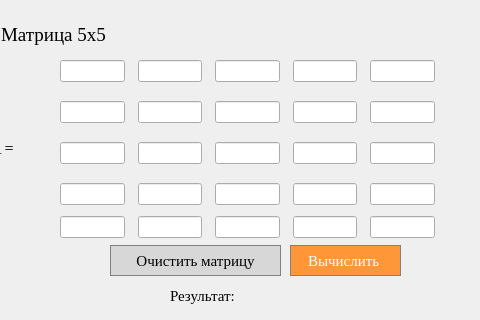
<?xml version="1.0" encoding="UTF-8"?>
<ui version="4.0">
 <class>matrix_det_5x5</class>
 <widget class="QDialog" name="matrix_det_5x5">
  <property name="geometry">
   <rect>
    <x>0</x>
    <y>0</y>
    <width>480</width>
    <height>320</height>
   </rect>
  </property>
  <property name="windowTitle">
   <string>Matrix det 5x5</string>
  </property>
  <widget class="QLabel" name="label">
   <property name="geometry">
    <rect>
     <x>1</x>
     <y>15</y>
     <width>480</width>
     <height>40</height>
    </rect>
   </property>
   <property name="sizePolicy">
    <sizepolicy hsizetype="Preferred" vsizetype="Fixed">
     <horstretch>0</horstretch>
     <verstretch>0</verstretch>
    </sizepolicy>
   </property>
   <property name="font">
    <font>
     <family>Times New Roman</family>
     <pointsize>14</pointsize>
    </font>
   </property>
   <property name="styleSheet">
    <string notr="true">QLabel {
	qproperty-alignment: 'AlignVCenter | AlignCenter';
}</string>
   </property>
   <property name="text">
    <string>Матрица 5x5</string>
   </property>
  </widget>
  <widget class="QWidget" name="layoutWidget">
   <property name="geometry">
    <rect>
     <x>60</x>
     <y>60</y>
     <width>375</width>
     <height>178</height>
    </rect>
   </property>
   <layout class="QVBoxLayout" name="verticalLayout">
    <item>
     <layout class="QHBoxLayout" name="horizontalLayout">
      <item>
       <widget class="QLineEdit" name="lineEdit_1"/>
      </item>
      <item>
       <spacer name="horizontalSpacer">
        <property name="orientation">
         <enum>Qt::Horizontal</enum>
        </property>
        <property name="sizeType">
         <enum>QSizePolicy::Preferred</enum>
        </property>
        <property name="sizeHint" stdset="0">
         <size>
          <width>50</width>
          <height>20</height>
         </size>
        </property>
       </spacer>
      </item>
      <item>
       <widget class="QLineEdit" name="lineEdit_2"/>
      </item>
      <item>
       <spacer name="horizontalSpacer_2">
        <property name="orientation">
         <enum>Qt::Horizontal</enum>
        </property>
        <property name="sizeType">
         <enum>QSizePolicy::Preferred</enum>
        </property>
        <property name="sizeHint" stdset="0">
         <size>
          <width>50</width>
          <height>18</height>
         </size>
        </property>
       </spacer>
      </item>
      <item>
       <widget class="QLineEdit" name="lineEdit_3"/>
      </item>
      <item>
       <spacer name="horizontalSpacer_3">
        <property name="orientation">
         <enum>Qt::Horizontal</enum>
        </property>
        <property name="sizeType">
         <enum>QSizePolicy::Preferred</enum>
        </property>
        <property name="sizeHint" stdset="0">
         <size>
          <width>50</width>
          <height>20</height>
         </size>
        </property>
       </spacer>
      </item>
      <item>
       <widget class="QLineEdit" name="lineEdit_4"/>
      </item>
      <item>
       <spacer name="horizontalSpacer_13">
        <property name="orientation">
         <enum>Qt::Horizontal</enum>
        </property>
        <property name="sizeType">
         <enum>QSizePolicy::Preferred</enum>
        </property>
        <property name="sizeHint" stdset="0">
         <size>
          <width>50</width>
          <height>20</height>
         </size>
        </property>
       </spacer>
      </item>
      <item>
       <widget class="QLineEdit" name="lineEdit_5"/>
      </item>
     </layout>
    </item>
    <item>
     <spacer name="verticalSpacer_6">
      <property name="orientation">
       <enum>Qt::Vertical</enum>
      </property>
      <property name="sizeHint" stdset="0">
       <size>
        <width>216</width>
        <height>13</height>
       </size>
      </property>
     </spacer>
    </item>
    <item>
     <layout class="QHBoxLayout" name="horizontalLayout_2">
      <item>
       <widget class="QLineEdit" name="lineEdit_6"/>
      </item>
      <item>
       <spacer name="horizontalSpacer_5">
        <property name="orientation">
         <enum>Qt::Horizontal</enum>
        </property>
        <property name="sizeType">
         <enum>QSizePolicy::Preferred</enum>
        </property>
        <property name="sizeHint" stdset="0">
         <size>
          <width>50</width>
          <height>20</height>
         </size>
        </property>
       </spacer>
      </item>
      <item>
       <widget class="QLineEdit" name="lineEdit_7"/>
      </item>
      <item>
       <spacer name="horizontalSpacer_6">
        <property name="orientation">
         <enum>Qt::Horizontal</enum>
        </property>
        <property name="sizeType">
         <enum>QSizePolicy::Preferred</enum>
        </property>
        <property name="sizeHint" stdset="0">
         <size>
          <width>50</width>
          <height>20</height>
         </size>
        </property>
       </spacer>
      </item>
      <item>
       <widget class="QLineEdit" name="lineEdit_8"/>
      </item>
      <item>
       <spacer name="horizontalSpacer_8">
        <property name="orientation">
         <enum>Qt::Horizontal</enum>
        </property>
        <property name="sizeType">
         <enum>QSizePolicy::Preferred</enum>
        </property>
        <property name="sizeHint" stdset="0">
         <size>
          <width>50</width>
          <height>20</height>
         </size>
        </property>
       </spacer>
      </item>
      <item>
       <widget class="QLineEdit" name="lineEdit_9"/>
      </item>
      <item>
       <spacer name="horizontalSpacer_7">
        <property name="orientation">
         <enum>Qt::Horizontal</enum>
        </property>
        <property name="sizeType">
         <enum>QSizePolicy::Preferred</enum>
        </property>
        <property name="sizeHint" stdset="0">
         <size>
          <width>50</width>
          <height>20</height>
         </size>
        </property>
       </spacer>
      </item>
      <item>
       <widget class="QLineEdit" name="lineEdit_10"/>
      </item>
     </layout>
    </item>
    <item>
     <spacer name="verticalSpacer_5">
      <property name="orientation">
       <enum>Qt::Vertical</enum>
      </property>
      <property name="sizeHint" stdset="0">
       <size>
        <width>216</width>
        <height>13</height>
       </size>
      </property>
     </spacer>
    </item>
    <item>
     <layout class="QHBoxLayout" name="horizontalLayout_3">
      <item>
       <widget class="QLineEdit" name="lineEdit_11"/>
      </item>
      <item>
       <spacer name="horizontalSpacer_9">
        <property name="orientation">
         <enum>Qt::Horizontal</enum>
        </property>
        <property name="sizeType">
         <enum>QSizePolicy::Preferred</enum>
        </property>
        <property name="sizeHint" stdset="0">
         <size>
          <width>50</width>
          <height>20</height>
         </size>
        </property>
       </spacer>
      </item>
      <item>
       <widget class="QLineEdit" name="lineEdit_12"/>
      </item>
      <item>
       <spacer name="horizontalSpacer_11">
        <property name="orientation">
         <enum>Qt::Horizontal</enum>
        </property>
        <property name="sizeType">
         <enum>QSizePolicy::Preferred</enum>
        </property>
        <property name="sizeHint" stdset="0">
         <size>
          <width>50</width>
          <height>20</height>
         </size>
        </property>
       </spacer>
      </item>
      <item>
       <widget class="QLineEdit" name="lineEdit_13"/>
      </item>
      <item>
       <spacer name="horizontalSpacer_10">
        <property name="orientation">
         <enum>Qt::Horizontal</enum>
        </property>
        <property name="sizeType">
         <enum>QSizePolicy::Preferred</enum>
        </property>
        <property name="sizeHint" stdset="0">
         <size>
          <width>50</width>
          <height>20</height>
         </size>
        </property>
       </spacer>
      </item>
      <item>
       <widget class="QLineEdit" name="lineEdit_14"/>
      </item>
      <item>
       <spacer name="horizontalSpacer_12">
        <property name="orientation">
         <enum>Qt::Horizontal</enum>
        </property>
        <property name="sizeType">
         <enum>QSizePolicy::Preferred</enum>
        </property>
        <property name="sizeHint" stdset="0">
         <size>
          <width>50</width>
          <height>20</height>
         </size>
        </property>
       </spacer>
      </item>
      <item>
       <widget class="QLineEdit" name="lineEdit_15"/>
      </item>
     </layout>
    </item>
    <item>
     <spacer name="verticalSpacer_4">
      <property name="orientation">
       <enum>Qt::Vertical</enum>
      </property>
      <property name="sizeHint" stdset="0">
       <size>
        <width>216</width>
        <height>13</height>
       </size>
      </property>
     </spacer>
    </item>
    <item>
     <layout class="QHBoxLayout" name="horizontalLayout_4">
      <item>
       <widget class="QLineEdit" name="lineEdit_16"/>
      </item>
      <item>
       <spacer name="horizontalSpacer_14">
        <property name="orientation">
         <enum>Qt::Horizontal</enum>
        </property>
        <property name="sizeType">
         <enum>QSizePolicy::Preferred</enum>
        </property>
        <property name="sizeHint" stdset="0">
         <size>
          <width>50</width>
          <height>20</height>
         </size>
        </property>
       </spacer>
      </item>
      <item>
       <widget class="QLineEdit" name="lineEdit_17"/>
      </item>
      <item>
       <spacer name="horizontalSpacer_16">
        <property name="orientation">
         <enum>Qt::Horizontal</enum>
        </property>
        <property name="sizeType">
         <enum>QSizePolicy::Preferred</enum>
        </property>
        <property name="sizeHint" stdset="0">
         <size>
          <width>50</width>
          <height>20</height>
         </size>
        </property>
       </spacer>
      </item>
      <item>
       <widget class="QLineEdit" name="lineEdit_18"/>
      </item>
      <item>
       <spacer name="horizontalSpacer_17">
        <property name="orientation">
         <enum>Qt::Horizontal</enum>
        </property>
        <property name="sizeType">
         <enum>QSizePolicy::Preferred</enum>
        </property>
        <property name="sizeHint" stdset="0">
         <size>
          <width>50</width>
          <height>20</height>
         </size>
        </property>
       </spacer>
      </item>
      <item>
       <widget class="QLineEdit" name="lineEdit_19"/>
      </item>
      <item>
       <spacer name="horizontalSpacer_15">
        <property name="orientation">
         <enum>Qt::Horizontal</enum>
        </property>
        <property name="sizeType">
         <enum>QSizePolicy::Preferred</enum>
        </property>
        <property name="sizeHint" stdset="0">
         <size>
          <width>50</width>
          <height>20</height>
         </size>
        </property>
       </spacer>
      </item>
      <item>
       <widget class="QLineEdit" name="lineEdit_20"/>
      </item>
     </layout>
    </item>
    <item>
     <spacer name="verticalSpacer_3">
      <property name="orientation">
       <enum>Qt::Vertical</enum>
      </property>
      <property name="sizeHint" stdset="0">
       <size>
        <width>216</width>
        <height>5</height>
       </size>
      </property>
     </spacer>
    </item>
    <item>
     <layout class="QHBoxLayout" name="horizontalLayout_5">
      <item>
       <widget class="QLineEdit" name="lineEdit_21"/>
      </item>
      <item>
       <spacer name="horizontalSpacer_19">
        <property name="orientation">
         <enum>Qt::Horizontal</enum>
        </property>
        <property name="sizeType">
         <enum>QSizePolicy::Preferred</enum>
        </property>
        <property name="sizeHint" stdset="0">
         <size>
          <width>50</width>
          <height>20</height>
         </size>
        </property>
       </spacer>
      </item>
      <item>
       <widget class="QLineEdit" name="lineEdit_22"/>
      </item>
      <item>
       <spacer name="horizontalSpacer_20">
        <property name="orientation">
         <enum>Qt::Horizontal</enum>
        </property>
        <property name="sizeType">
         <enum>QSizePolicy::Preferred</enum>
        </property>
        <property name="sizeHint" stdset="0">
         <size>
          <width>50</width>
          <height>20</height>
         </size>
        </property>
       </spacer>
      </item>
      <item>
       <widget class="QLineEdit" name="lineEdit_23"/>
      </item>
      <item>
       <spacer name="horizontalSpacer_21">
        <property name="orientation">
         <enum>Qt::Horizontal</enum>
        </property>
        <property name="sizeType">
         <enum>QSizePolicy::Preferred</enum>
        </property>
        <property name="sizeHint" stdset="0">
         <size>
          <width>50</width>
          <height>20</height>
         </size>
        </property>
       </spacer>
      </item>
      <item>
       <widget class="QLineEdit" name="lineEdit_24"/>
      </item>
      <item>
       <spacer name="horizontalSpacer_22">
        <property name="orientation">
         <enum>Qt::Horizontal</enum>
        </property>
        <property name="sizeType">
         <enum>QSizePolicy::Preferred</enum>
        </property>
        <property name="sizeHint" stdset="0">
         <size>
          <width>50</width>
          <height>20</height>
         </size>
        </property>
       </spacer>
      </item>
      <item>
       <widget class="QLineEdit" name="lineEdit_25"/>
      </item>
     </layout>
    </item>
   </layout>
  </widget>
  <widget class="QLabel" name="label_2">
   <property name="geometry">
    <rect>
     <x>170</x>
     <y>280</y>
     <width>101</width>
     <height>31</height>
    </rect>
   </property>
   <property name="font">
    <font>
     <family>Times New Roman</family>
     <pointsize>11</pointsize>
    </font>
   </property>
   <property name="styleSheet">
    <string notr="true">QLabel {
	qproperty-alignment: 'AlignVCenter | AlignRight';
}</string>
   </property>
   <property name="text">
    <string>Результат:</string>
   </property>
  </widget>
  <widget class="QLabel" name="label_det_5x5_res">
   <property name="geometry">
    <rect>
     <x>290</x>
     <y>280</y>
     <width>111</width>
     <height>31</height>
    </rect>
   </property>
   <property name="styleSheet">
    <string notr="true">QLabel {
	qproperty-alignment: 'AlignVCenter | AlignLeft';
	border : 1px solid gray;
}

background-color : white;</string>
   </property>
   <property name="text">
    <string/>
   </property>
  </widget>
  <widget class="QPushButton" name="pushButton_det_5x5">
   <property name="geometry">
    <rect>
     <x>290</x>
     <y>245</y>
     <width>111</width>
     <height>31</height>
    </rect>
   </property>
   <property name="font">
    <font>
     <family>Times New Roman</family>
     <pointsize>11</pointsize>
    </font>
   </property>
   <property name="styleSheet">
    <string notr="true">QPushButton {
  background-color: rgb(255, 151, 57);
  color: white; 
  border: 1px solid gray;
}

QPushButton:pressed {
    background-color: qlineargradient(x1: 0, y1: 0, x2: 0, y2: 1,
                                      stop: 0 #FF7832, stop: 1 #FF9739);
}</string>
   </property>
   <property name="text">
    <string>Вычислить </string>
   </property>
  </widget>
  <widget class="QLabel" name="label_3">
   <property name="geometry">
    <rect>
     <x>-10</x>
     <y>140</y>
     <width>55</width>
     <height>16</height>
    </rect>
   </property>
   <property name="font">
    <font>
     <family>Times New Roman</family>
     <pointsize>12</pointsize>
    </font>
   </property>
   <property name="styleSheet">
    <string notr="true">QLabel {
	qproperty-alignment: 'AlignVCenter | AlignRight';
}</string>
   </property>
   <property name="text">
    <string>A =</string>
   </property>
  </widget>
  <widget class="QPushButton" name="pushButton_clear">
   <property name="geometry">
    <rect>
     <x>110</x>
     <y>245</y>
     <width>171</width>
     <height>31</height>
    </rect>
   </property>
   <property name="font">
    <font>
     <family>Times New Roman</family>
     <pointsize>11</pointsize>
    </font>
   </property>
   <property name="styleSheet">
    <string notr="true">QPushButton {
  background-color: rgb(215, 215, 215);
  border: 1px solid gray;
}
QPushButton:pressed {
    background-color: qlineargradient(x1: 0, y1: 0, x2: 0, y2: 1,
                                      stop: 0 #BEBEBE, stop: 1 #D7D7D7);
}</string>
   </property>
   <property name="text">
    <string>Очистить матрицу</string>
   </property>
  </widget>
 </widget>
 <resources/>
 <connections/>
</ui>
